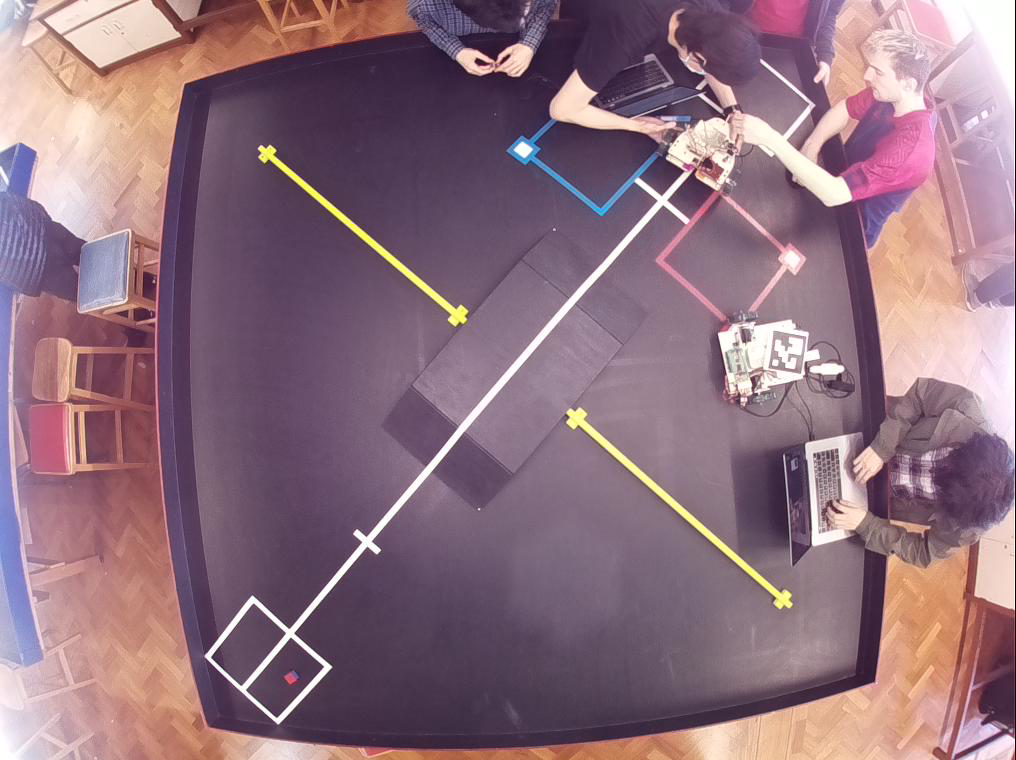
#> input picture Vision/TestPics/cube/DT_imaged1.png, 1016 x 760 px
$ python calibrate.py   (older library calls are emulated)
#> lines starting #> are read from the running program, lines starting #| are printed output that depends on the picture
import cv2
import numpy as np
import os
import glob


# [50 lines left out: function calibrate, not called in this run]

def undistort_fisheye(img, K=np.array([[637.8931714029114, 0.0, 509.67125143385334], [0.0, 636.4000140079311, 371.2613659540199], [0.0, 0.0, 1.0]]), D=np.array([[-0.02628723220492124], [-0.1740869162806197], [0.11587794888959864], [0.041124156040405195]]), DIM=(1016, 760)):
    img = rotate_image(img, -3)
    h,w = img.shape[:2]
    cam = np.eye(3)
    DIM = (int(w * 1.1), int(h * 1.1))
    map1, map2 = cv2.fisheye.initUndistortRectifyMap(K, D, cam, K, DIM, cv2.CV_16SC2)
    undistorted_img = cv2.remap(img, map1, map2, interpolation=cv2.INTER_LINEAR, borderMode=cv2.BORDER_DEFAULT)
    undistorted_img = undistorted_img[0:816, 90:987]
    return undistorted_img
# [5 lines left out: function undi, not called in this run]

def undistort(img, K=np.array([[637.8931714029114, 0.0, 509.67125143385334], [0.0, 636.4000140079311, 371.2613659540199], [0.0, 0.0, 1.0]]), D=np.array([[-0.02628723220492124], [-0.1740869162806197], [0.11587794888959864], [0.041124156040405195]]), DIM=(1016, 760)):
    return cv2.undistort(img, K, D, None, K)
# calibrate camera, output parameter, and undistort val.jpg

def rotate_image(image, angle):
  image_center = tuple(np.array(image.shape[1::-1]) / 2)
  rot_mat = cv2.getRotationMatrix2D(image_center, angle, 1.0)
  result = cv2.warpAffine(image, rot_mat, image.shape[1::-1], flags=cv2.INTER_LINEAR)
  return result
if __name__ == "__main__":
    img = cv2.imread("./TestPics/cube/DT_imaged1.png")
#> img is the input picture: shape (760, 1016, 3); mean B, G, R 126.3, 112.9, 143.1
    cv2.imshow("pic", undistort_fisheye(img))
#> in rotate_image, `result = cv2.warpAffine(image, rot_mat, image.shape[1::-1], flags=cv2...`:
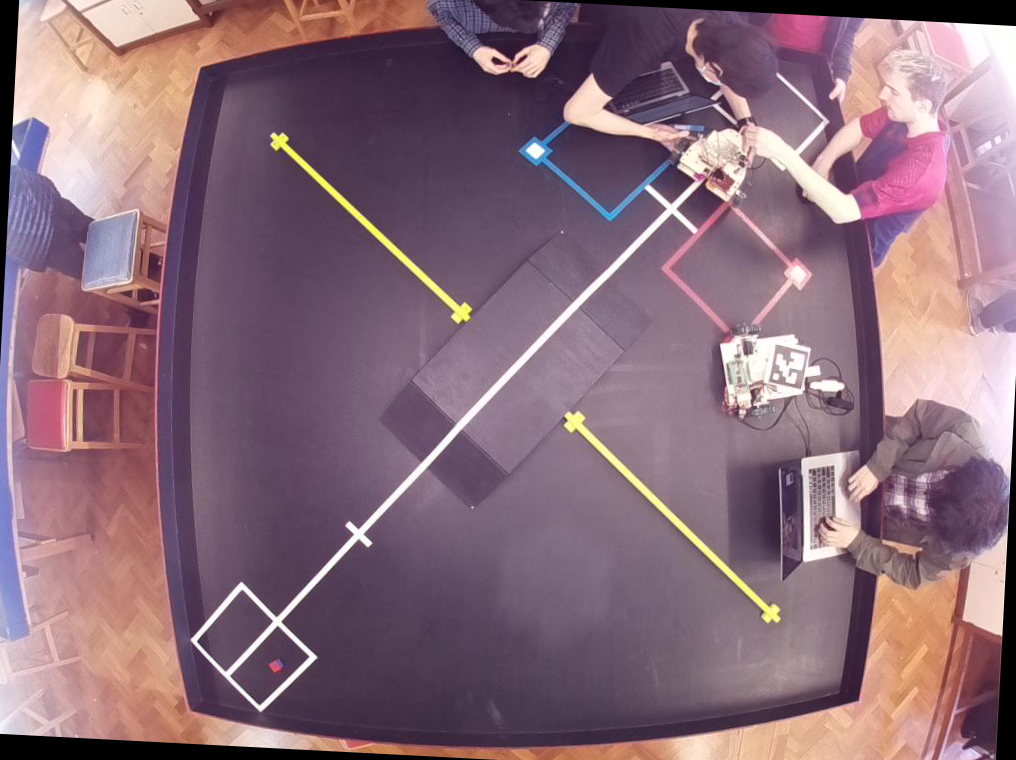
#> result: shape (760, 1016, 3); mean B, G, R 121.8, 108.4, 137.8
#> in undistort_fisheye, `map1, map2 = cv2.fisheye.initUndistortRectifyMap(K, D, cam, K, DIM, cv..`:
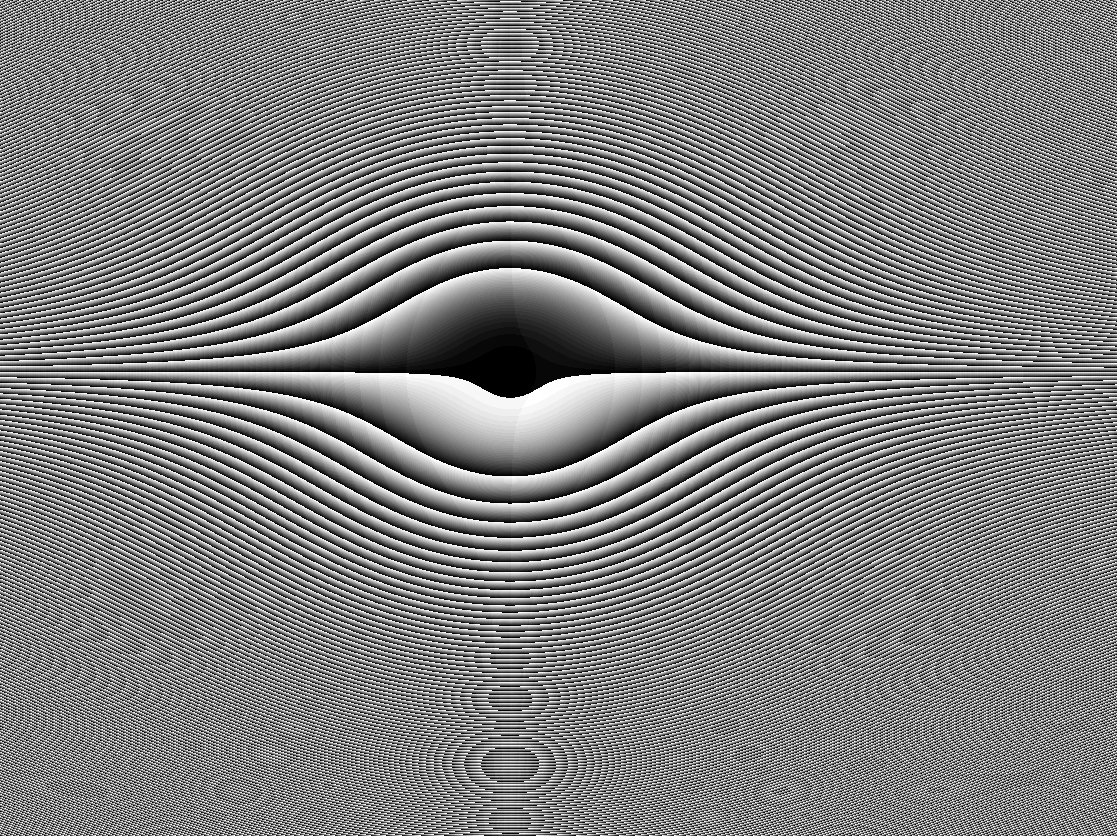
#> map2: shape (836, 1117) uint16; min 0, max 1023, mean 509.5; drawn with min black and max white
#> in undistort_fisheye, `undistorted_img = cv2.remap(img, map1, map2, interpolation=cv2.INTER_L..`:
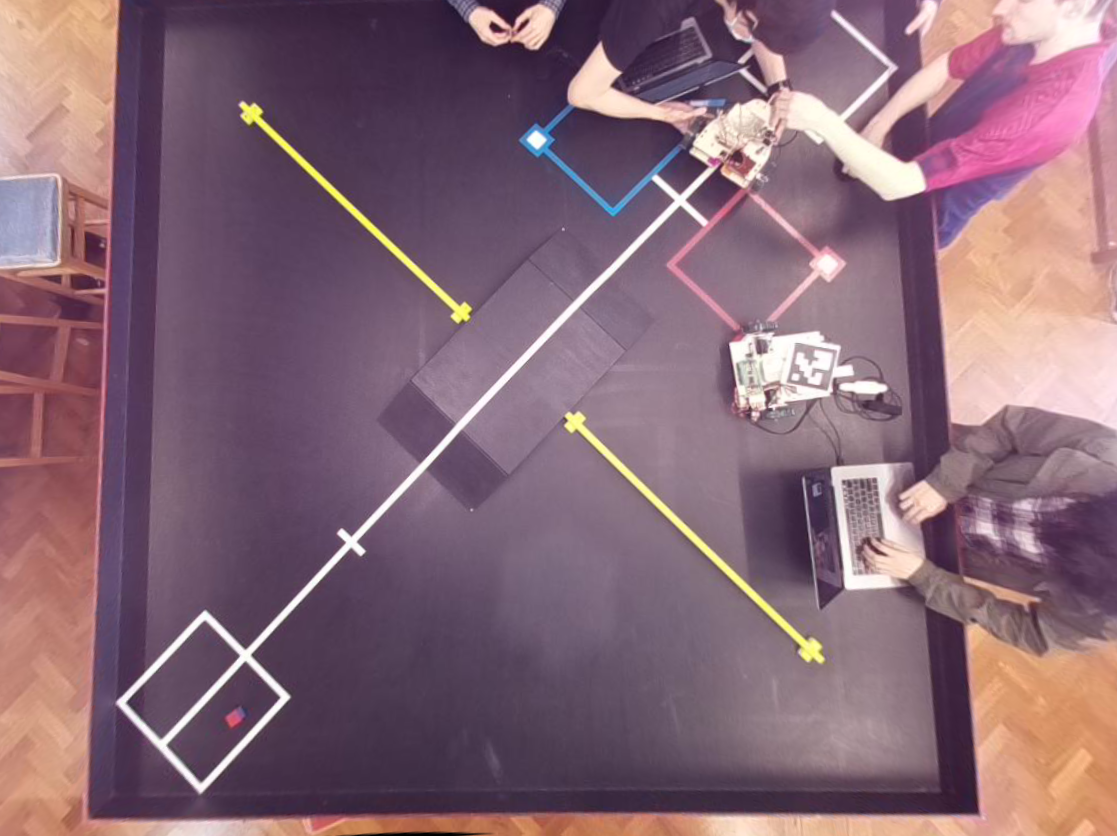
#> undistorted_img: shape (836, 1117, 3); mean B, G, R 118, 104.6, 134.8
#> in undistort_fisheye, `undistorted_img = undistorted_img[0:816, 90:987]`:
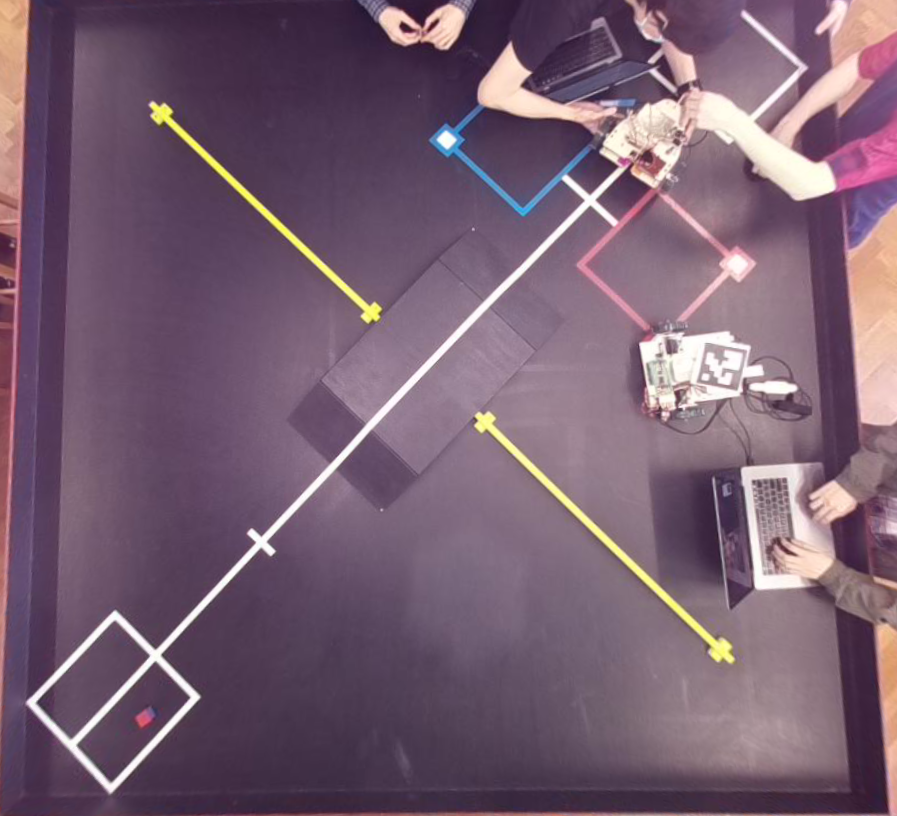
#> undistorted_img: shape (816, 897, 3); mean B, G, R 113.4, 95.1, 119.5
    img = undistort_fisheye(img)
    cv2.imwrite("./TestPics/cube/UDT_imaged1.png", img)
    cv2.waitKey(0)
